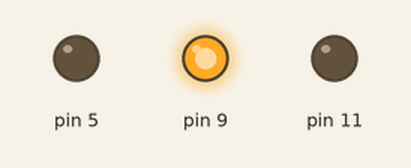
This sketch was run on a simulated Arduino Uno, built with avr-gcc and run on an emulated ATmega328P. On the bench: output pins drawn as LEDs (lit = HIGH). At 18.7 s the program stops and its outputs stay as they are.

Above: at 0.1 s.
At 4.1 s:
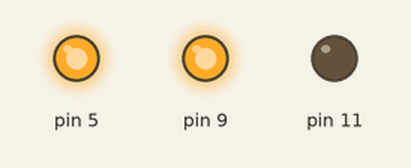
At 18.8 s:
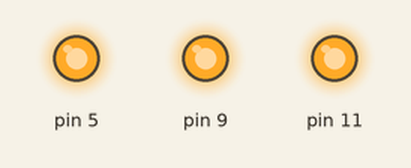
Timing chart, 0 to 20.2 s (numbered marks = the images above):
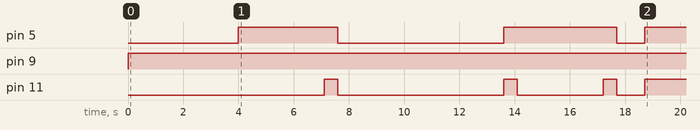

The sketch:

drive_test.ino
```cpp
#include "AerDCMotors/AerDCMotors.cpp"

#define RIGHT true
#define LEFT false

#define PWM_L     170
#define PWM_R     170
#define PWM_ADJ   150

#define CONE_CLEAR      4000
#define PIVOT           3100
#define FORWARD_PIVOT   6000

//Initiate DC Motors
// AerDCMotors(int pinL1, int pinL2, int pinR1, int pinR2)
AerDCMotors dc(5, 6, 9, 11);

int line_L = 18;      // A4
int line_R = 19;      // A5
int line_interr = 2;

void setup() {
  // Initialize DC Motors
  dc.init();

  // Initialize IR input sensor pins
  pinMode(line_L,INPUT);
  pinMode(line_R,INPUT);
  pinMode(line_interr, INPUT);
  //attachInterrupt(digitalPinToInterrupt(line_interr),line_follow_ISR,CHANGE);

}

void loop() {

  dc.forward();
  delay(CONE_CLEAR);
  dc.stop();

  dc.uturn_right(PIVOT, FORWARD_PIVOT, true);

  dc.forward();
  delay(1000);
  dc.stop();

  while(1);
}


void line_follow_ISR(void) {
  line_follow();
  return;
}
void line_follow() {
  Serial.print("Entered ISR");
  if (digitalRead(line_R) == LOW and digitalRead(line_L) == LOW) {
    // Sensing now lines, go straight
    dc.left_wheel_forward();
    dc.right_wheel_forward();
  } else if (digitalRead(line_R) == HIGH and digitalRead(line_L) == LOW) {
    // Sensor over right lane
    dc.left_wheel_forward();
    dc.right_wheel_stop();
  } else if (digitalRead(line_R) == LOW and digitalRead(line_L) == HIGH){
    // Sensor over left lane
    dc.left_wheel_stop();
    dc.right_wheel_forward();
  } else {
    // Sensing both lanes
    dc.left_wheel_forward();
    dc.right_wheel_forward();
  }
}

/*
void gradual(int pwm_start, int pwm_end, int isRight) {
  if (isRight) {
    if (pwm_start < pwm_end) {
      for (int i=pwm_start; i <= pwm_end; i++) {
        dc.right_wheel_forward(i);
      }
    } else {
      for (int i=pwm_start; i <= pwm_end; i--) {
        dc.right_wheel_forward(i);
      }
    }
  } else {
    if (pwm_start < pwm_end) {
      for (int i=pwm_start; i <= pwm_end; i++) {
        dc.left_wheel_forward(i);
      }
    } else {
      for (int i=pwm_start; i <= pwm_end; i--) {
        dc.left_wheel_forward(i);
      }
    }
  }
}

void sensor_test(int sensor) {
  if (sensor == line_R) {
    if (digitalRead(line_R) == HIGH) {
      dc.right_wheel_forward(255);
      delay(1000);
      dc.stop();
    } else {
      dc.right_wheel_backward(225);
      delay(1000);
      dc.stop();
    }
  }
  if (sensor == line_L) {
    if (digitalRead(line_L) == HIGH) {
      dc.left_wheel_forward(255);
      delay(1000);
      dc.stop();
    } else {
      dc.left_wheel_backward(225);
      delay(1000);
      dc.stop();
    }
  }
}
*/
```

AerDCMotors.h
```cpp
#ifndef AERDCMOTORS_H
#define AERDCMOTORS_H

class AerDCMotors{
  private:
    int _pinL1;
    int _pinL2;
    int _pinR1;
    int _pinR2;

  public:
    //Constructors
    AerDCMotors();
    AerDCMotors(int pinR2, int pinR1, int pinL2, int pinL1);
    void init();

    //Moving Wheels
    void left_wheel_forward();
    void right_wheel_forward();
    void left_wheel_backward();
    void right_wheel_backward();
    void left_wheel_stop();
    void right_wheel_stop();

    //Moving Robot (simple)
    void forward();
    void backward();
    void stop();

    //Moving Robot (complex)
    void pivot_right();
    void pivot_left();
    void swing_right();
    void swing_left();
    void uturn_right(int turn_delay, int forward_delay, bool pivot);
};

#endif  /* AERDCMOTORS_H */
```

Measured:
- by itself, pin 5: goes HIGH 3.6 s, LOW 6.0 s, HIGH 4.1 s, LOW 1.0 s, then HIGH
- by itself, pin 9: LOW → HIGH at 0.00 s
- by itself, pin 11: goes HIGH 0.50 s, LOW 6.0 s, HIGH 0.50 s, LOW 3.1 s, HIGH 0.50 s, LOW 1.0 s, then HIGH
